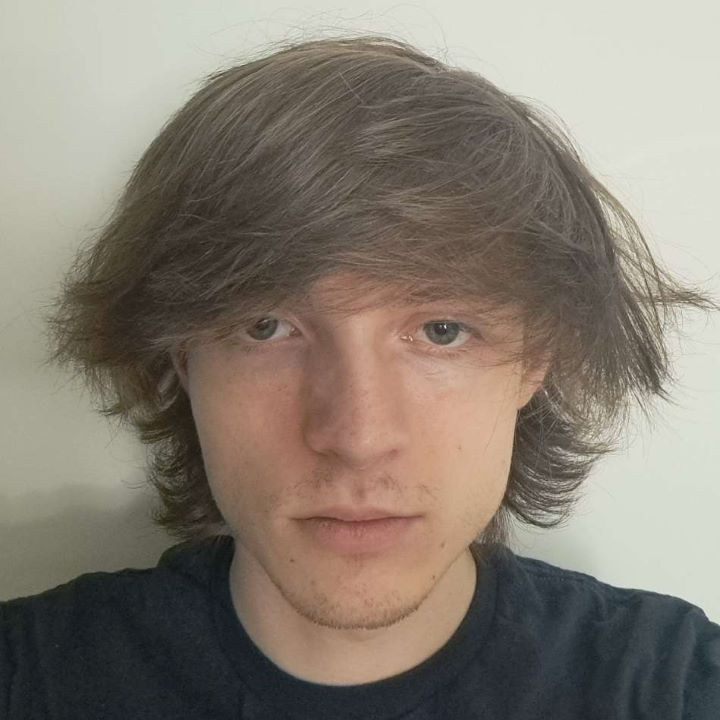
#> input picture tp3/web/images/19_Roberge_Alexis.jpg, 720 x 720 px, given in place of julci.jpeg, which was not available
$ python utils.py
#> lines starting #> are read from the running program, lines starting #| are printed output that depends on the picture
import skimage.io as skio
import skimage as sk
import os


def load_image(img_path):
    img = skio.imread(img_path)
    return sk.img_as_float(img)

def save_image(img, name, root_images):
    img = sk.img_as_ubyte(img)
    path = os.path.join(root_images, name + '.jpg')
    skio.imsave(path, img)
    print(f"Image saved to {path}")

def save_image_jpeg(img, name, root_images):
    img = sk.img_as_ubyte(img)
    path = os.path.join(root_images, name + '.jpeg')
    skio.imsave(path, img)
    print(f"Image saved to {path}")

def save_to_gray(root, img_path ):
#> called with root = '../web/images', img_path = 'julci.jpeg'
    img_color = skio.imread(os.path.join(root,img_path))
#> img_color is the input picture: shape (720, 720, 3); mean R, G, B 134.1, 125.4, 114.4
    img_gray = sk.color.rgb2gray(img_color)
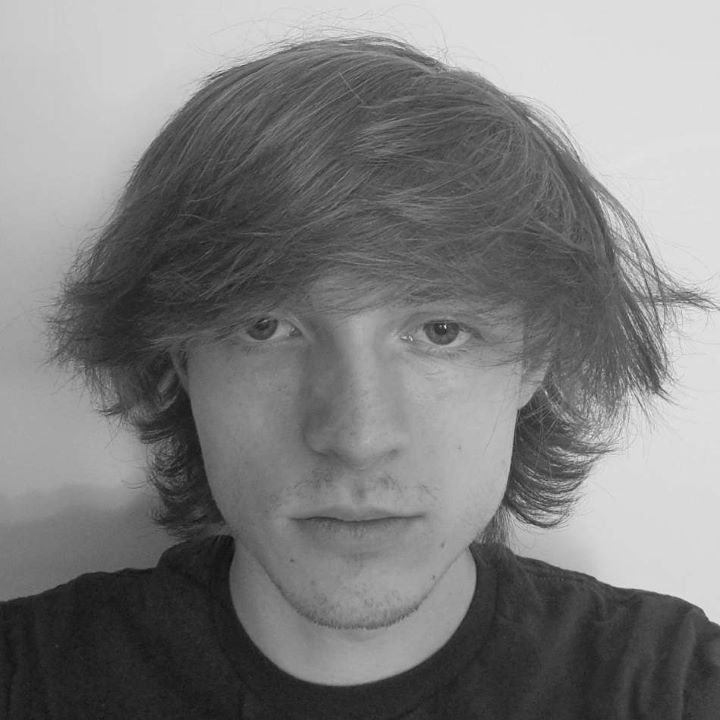
#> img_gray: shape (720, 720) float64; min 0.0642, max 0.937, mean 0.496
    name = img_path[:img_path.index('.')]
    skio.imsave(os.path.join(root, f"{name}_gray.png"), sk.img_as_ubyte(img_gray))

if __name__ == "__main__":
    img_paths = ['julci.jpeg', 'tadagbe.jpeg', 'vieux.jpg', 'jeune1.jpg']
    root_images = "../web/images"

    for img_path in img_paths:
        save_to_gray(root_images, img_path)
#> pass 2 of the loop `for img_path in img_paths:`:
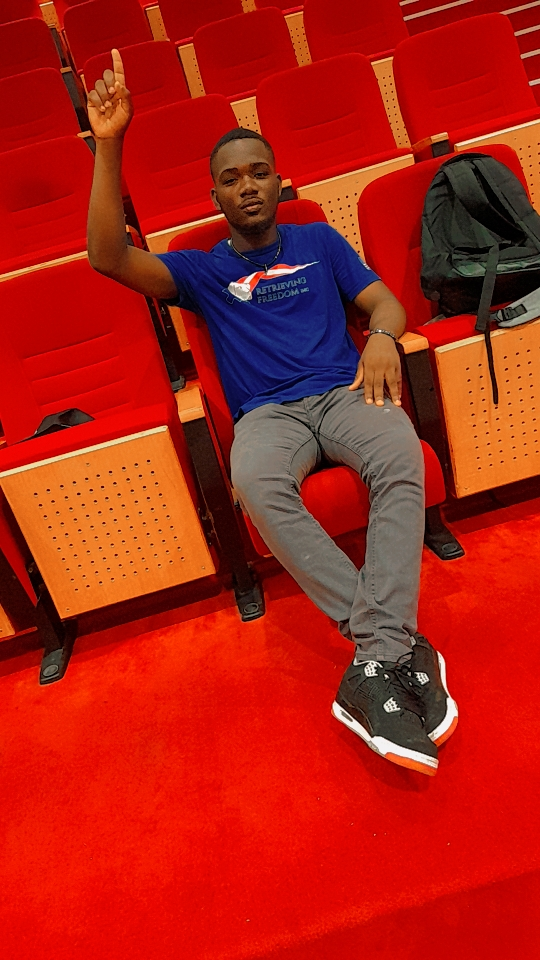
#> input picture tp3/web/images/tadagbe.jpg, 540 x 960 px, given in place of tadagbe.jpeg, which was not available
#> in save_to_gray, img_color is the input picture: shape (960, 540, 3); mean R, G, B 171.9, 32.4, 20.5
#> in save_to_gray (call 2), `img_gray = sk.color.rgb2gray(img_color)`:
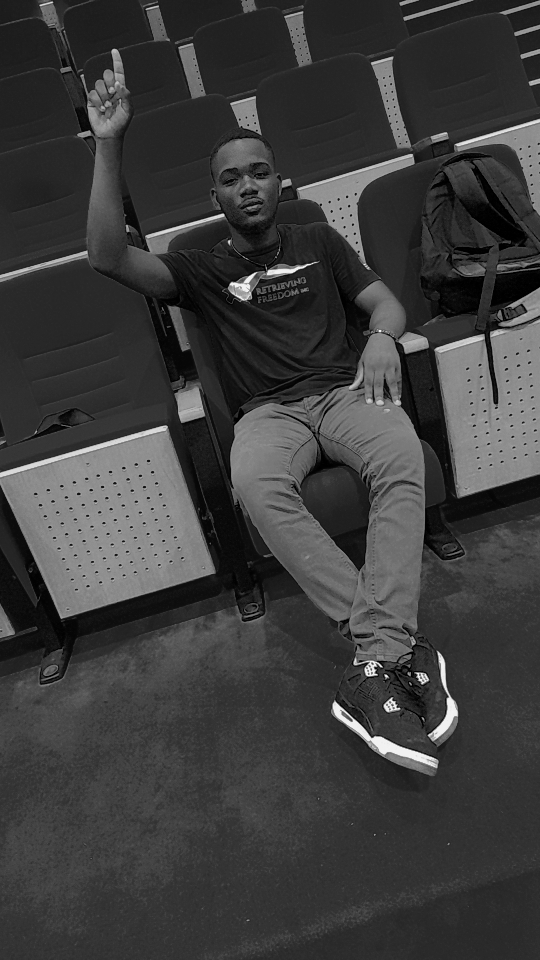
#> img_gray: shape (960, 540) float64; min 0, max 0.953, mean 0.24
#> pass 3 of the loop `for img_path in img_paths:`:
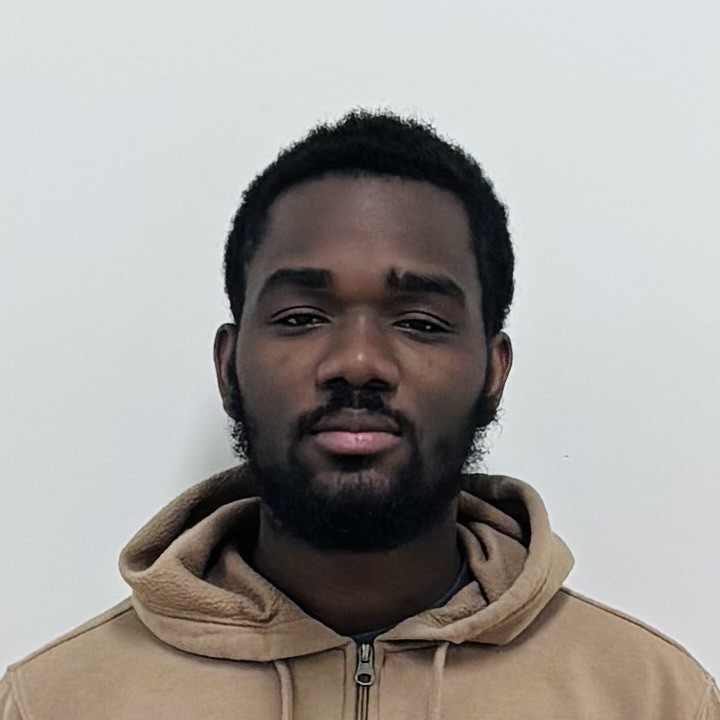
#> input picture tp3/web/images/20_Dhossou_Tadagbé.jpg, 720 x 720 px, given in place of vieux.jpg, which was not available
#> in save_to_gray, img_color is the input picture: shape (720, 720, 3); mean R, G, B 162, 159, 156.1
#> in save_to_gray (call 3), `img_gray = sk.color.rgb2gray(img_color)`:
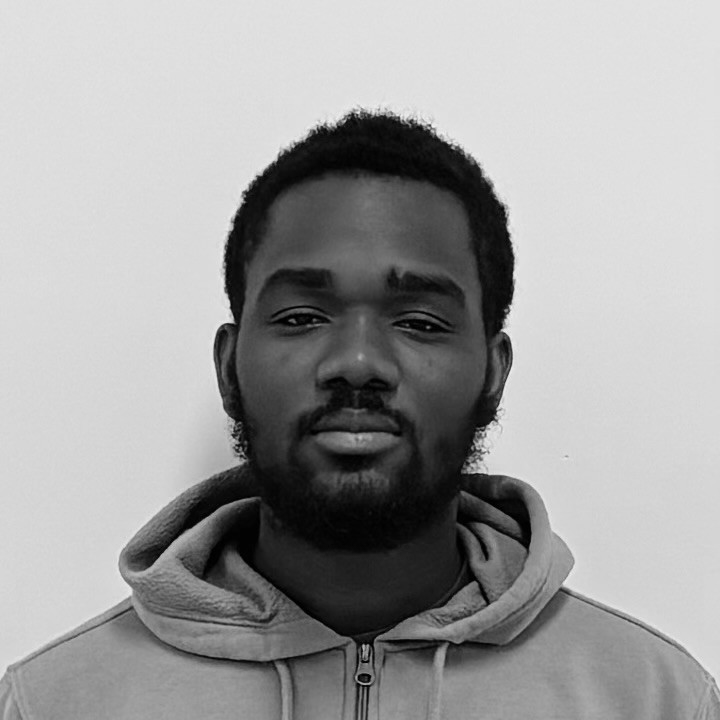
#> img_gray: shape (720, 720) float64; min 0, max 0.95, mean 0.625
#> the loop made 4 passes; the first 3 are shown
